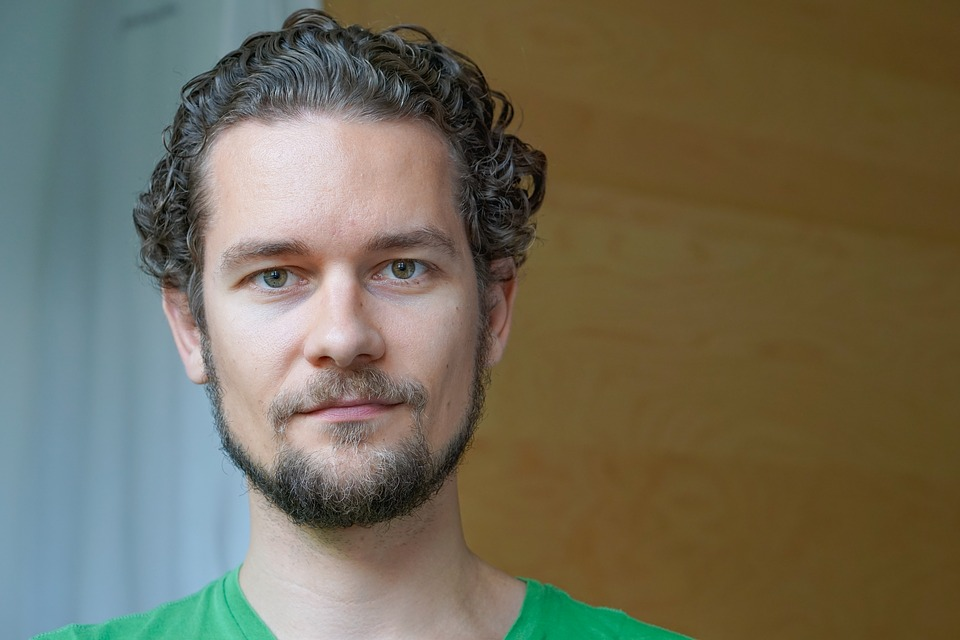
#> input picture opencv/예제s/chap11/images/face/05.jpg, 960 x 640 px, given in place of 01.jpg, which was not available
$ python 09.gender_classifier.py
#> lines starting #> are read from the running program, lines starting #| are printed output that depends on the picture; after the words box and inside, x2 and y2 are one past the last pixel; in counts of white or black regions, pixels touching at a corner belong together; pictures that were not available may be replaced by others from this repository, and a replacement may not be noted
### opencv/예제s/chap11/header/haar_utils.py
import numpy as np, cv2

def preprocessing(no):  # 검출 전처리
#> called with no = 1
    image = cv2.imread('images/face/%02d.jpg' %no, cv2.IMREAD_COLOR)
#> image is the input picture: shape (640, 960, 3); mean B, G, R 87, 106.7, 112.4
    if image is None: return None, None
    gray = cv2.cvtColor(image, cv2.COLOR_BGR2GRAY)  # 명암도 영상 변환
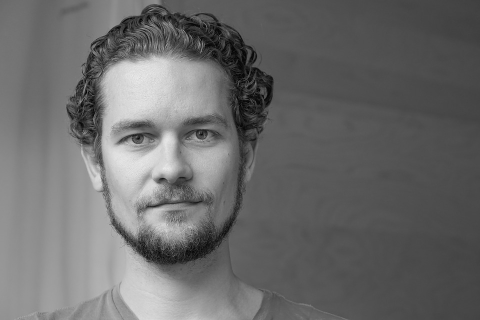
#> gray: shape (640, 960) (shown at 1/2 size); min 0, max 242, mean 106.2
    gray = cv2.equalizeHist(gray)  # 히스토그램 평활화
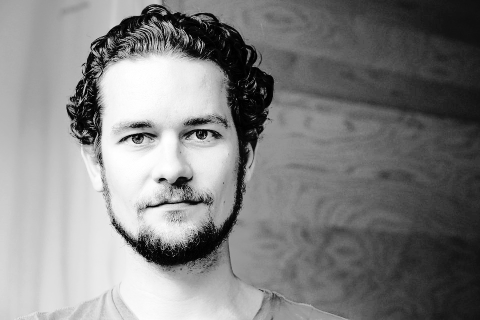
#> gray: shape (640, 960) (shown at 1/2 size); min 0, max 255, mean 128.9
    return image, gray

def correct_image(image, face_center, eye_centers):
    pt0, pt1 = eye_centers
    if pt0[0] > pt1[0]: pt0, pt1 = pt1, pt0         # 두 좌표 스왑

    dx, dy = np.subtract(pt1, pt0).astype(float)                   # 두 좌표간 차분 계산
    angle = cv2.fastAtan2(dy, dx)                   # 차분으로 기울기 계산
    rot_mat = cv2.getRotationMatrix2D(face_center, angle, 1)

    size = image.shape[1::-1]                  # 행태와 크기는 역순
    corr_image = cv2.warpAffine(image, rot_mat, size, cv2.INTER_CUBIC)

    eye_centers = np.expand_dims(eye_centers, axis=0)             # 차원 증가
    corr_centers = cv2.transform(eye_centers, rot_mat)
    corr_centers = np.squeeze(corr_centers, axis=0)              # 차원 감소

    return corr_image, corr_centers                 # 보정 결과 반환

def define_roi(pt, size):
    return np.ravel([pt, size]).astype(int)

def detect_object(center, face):
    w, h = face[2:4]
    center = np.array(center)
    gap1 = np.multiply((w,h), (0.45, 0.65))      # 평행이동 거리
    gap2 = np.multiply((w,h), (0.20, 0.1))

    pt1 = center - gap1        # 좌상단 평행이동 - 머리 시작좌표
    pt2 = center + gap1             # 우하단 평행이동 - 머리 종료좌표
    hair = define_roi(pt1, pt2-pt1)       # 머리 영역

    size = np.multiply(hair[2:4], (1, 0.4))
    hair1 = define_roi(pt1, size)             # 윗머리 영역
    hair2 = define_roi(pt2-size, size)             # 귀밑머리 영역

    lip_center = center + (0, h * 0.3)
    lip1 = lip_center - gap2    # 좌상단 평행이동
    lip2 = lip_center + gap2         # 우하단 평행이동
    lip = define_roi(lip1, lip2-lip1)

    return [hair1, hair2, lip, hair]

### opencv/예제s/chap11/header/haar_histogram.py
import numpy as np, cv2

def draw_ellipse(image, roi, ratio, color, thickness=cv2.FILLED):
    x, y, w, h = roi
    center = (x + w // 2, y + h // 2)                   # 타원 중심
    size = (int(w * ratio), int(h * ratio))             # 타원 크기
    cv2.ellipse(image, center, size, 0, 0, 360, color, thickness)
    return image

def make_masks(rois, correct_shape):                              # 영역별 마스크 생성
    base_mask = np.full(correct_shape, 255, np.uint8)
    hair_mask = draw_ellipse(base_mask, rois[3], 0.45, 0,  -1)
    lip_mask = draw_ellipse(np.copy(base_mask), rois[2], 0.45, 255)

    masks = [hair_mask, hair_mask, lip_mask, ~lip_mask]
    masks = [mask[y:y+h,x:x+w] for mask,(x,y, w,h) in zip(masks, rois)]

    # for i, mask in enumerate(masks):
    #     cv2.imshow('mask'+str(i), mask)
    # cv2.waitKey()

    return masks

def calc_histo(image, rois, masks):
    bsize = (64, 64,64)  # 히스토그램 계급 개수
    ranges = (0,256, 0,256, 0,256)                                 # 각 채널 빈도 범위

    subs = [image[y:y+h, x:x+w] for x, y, w, h in rois]
    hists = [cv2.calcHist([sub], [0,1,2], mask, bsize, ranges) for sub, mask in zip(subs, masks)]
    hists = [ h/np.sum(h) for h in hists]           # 정규화

    sim1 = cv2.compareHist(hists[2], hists[3], cv2.HISTCMP_CORREL)
    sim2 = cv2.compareHist(hists[0], hists[1], cv2.HISTCMP_CORREL)
    return  sim1, sim2

### opencv/예제s/chap11/header/haar_classify.py
import cv2
from haar_histogram import draw_ellipse
from Common.utils import put_string

def classify(image, sims, no):
    criteria = 0.25 if sims[0] > 0.2 else 0.1            # 얼굴-임술: 비슷하면(큰값) 남자
    value = sims[1] > criteria

    text = "Woman" if value else "Man"

    text = '%02dg: ' %no + text
    result = "유사도 [입술-얼굴: %4.3f 윗-귀밑머리: %4.3f]" % (sims)

    put_string(image, text, (10, 30), "")           # 영상 출력
    print(text + " - " + result)                    # 콘솔창 출력

def display(image, face_center, centers, sub):
    cv2.circle(image, face_center, 3, (0, 0, 255), 2)	    # 얼굴 중심점 표시
    cv2.circle(image, tuple(centers[0]), 10, (0, 255, 0), 2)	# 눈 표시
    cv2.circle(image, tuple(centers[1]), 10, (0, 255, 0), 2)
    draw_ellipse(image, sub[2], 0.35,(0, 0, 255),  2)	    # 얼굴 타원
    draw_ellipse(image, sub[3], 0.45,(255, 100, 0), 2)     # 입술 타원
    cv2.imshow("correct_image", image)

### opencv/예제s/chap11/09.gender_classifier.py
import cv2
from haar_utils import preprocessing,correct_image, detect_object
from haar_classify import classify, display
from haar_histogram import make_masks, calc_histo

face_cascade = cv2.CascadeClassifier("haarcascade_frontalface_alt2.xml")  # 정면 검출기
eye_cascade = cv2.CascadeClassifier("haarcascade_eye.xml")  # 눈 검출기

no, max_no, cnt = 0, 60, 1
while True:
    no = no + cnt
    image, gray = preprocessing(no)                             # 전처리 수행
    if image is None:
        print("%02d.jpg: 영상 파일 없음" % no)
        if no < 0 : no = max_no
        elif no >= max_no: no = 0
        continue

    faces = face_cascade.detectMultiScale(gray, 1.1, 2, 0, (100, 100))
#> faces = [[176, 138, 333, 333]]
    if faces.any():
        x, y, w, h = faces[0]
#> x = 176; y = 138; w = 333; h = 333
        face_image = image[y:y+h, x:x+w]  # 얼굴 영역 영상 가져오기
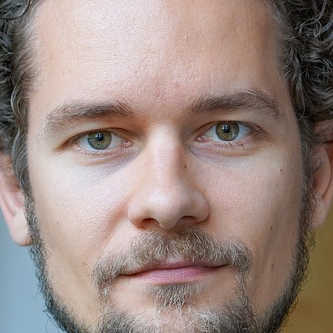
#> face_image: shape (333, 333, 3); mean B, G, R 129.2, 135.7, 153.6
        eyes = eye_cascade.detectMultiScale(face_image, 1.15, 7, 0, (25, 20))
#> eyes = [[186, 95, 74, 74], [54, 96, 84, 84]]

        if len(eyes) == 2:
            face_center = (x + w // 2, y + h // 2)
#> face_center = (342, 304)
            eye_centers = [(x + ex + ew // 2, y + ey + eh // 2) for ex, ey, ew, eh in eyes]
#> eye_centers = [(399, 270), (272, 276)]
            corr_image, corr_centers = correct_image(image, face_center, eye_centers)  # 기울기 보정
#> in correct_image, `pt0, pt1 = eye_centers`: pt0 = (399, 270); pt1 = (272, 276)
#> in correct_image, `if pt0[0] > pt1[0]: pt0, pt1 = pt1, pt0`: pt1 = (399, 270)
#> in correct_image, `dx, dy = np.subtract(pt1, pt0).astype(float)`: dx = 127; dy = -6
#> in correct_image, `angle = cv2.fastAtan2(dy, dx)`: angle = 357.3
#> in correct_image, `rot_mat = cv2.getRotationMatrix2D(face_center, angle, 1)`: rot_mat = [[0.999, -0.0472, 14.72], [0.0472, 0.999, -15.8]]
#> in correct_image, `corr_image = cv2.warpAffine(image, rot_mat, size, cv2.INTER_CUBIC)`:
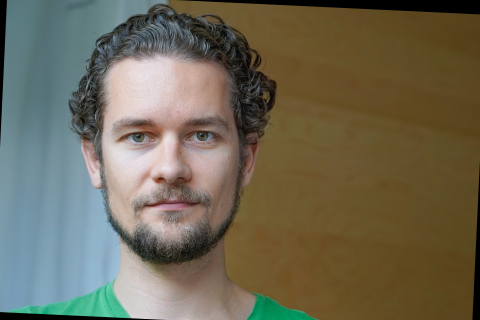
#> corr_image: shape (640, 960, 3) (shown at 1/2 size); mean B, G, R 84.9, 104, 110.1
#> in correct_image, `eye_centers = np.expand_dims(eye_centers, axis=0)`: eye_centers = [[399, 270], [272, 276]]
#> in correct_image, `corr_centers = cv2.transform(eye_centers, rot_mat)`: corr_centers = [[401, 273], [273, 273]]
#> corr_centers = [[401, 273], [273, 273]]

            sub_roi = detect_object(face_center, faces[0])      # 머리 및 입술영역 검출
#> in detect_object, `w, h = face[2:4]`: w = 333
#> in detect_object, `center = np.array(center)`: center = [342, 304]
#> in detect_object, `gap1 = np.multiply((w,h), (0.45, 0.65))`: gap1 = [149.8, 216.5]
#> in detect_object, `gap2 = np.multiply((w,h), (0.20, 0.1))`: gap2 = [66.6, 33.3]
#> in detect_object, `pt1 = center - gap1`: pt1 = [192.2, 87.55]
#> in detect_object, `pt2 = center + gap1`: pt2 = [491.9, 520.5]
#> in detect_object, `hair = define_roi(pt1, pt2-pt1)`: hair = [192, 87, 299, 432]
#> in detect_object, `size = np.multiply(hair[2:4], (1, 0.4))`: size = [299, 172.8]
#> in detect_object, `hair1 = define_roi(pt1, size)`: hair1 = [192, 87, 299, 172]
#> in detect_object, `hair2 = define_roi(pt2-size, size)`: hair2 = [192, 347, 299, 172]
#> in detect_object, `lip_center = center + (0, h * 0.3)`: lip_center = [342, 403.9]
#> in detect_object, `lip1 = lip_center - gap2`: lip1 = [275.4, 370.6]
#> in detect_object, `lip2 = lip_center + gap2`: lip2 = [408.6, 437.2]
#> in detect_object, `lip = define_roi(lip1, lip2-lip1)`: lip = [275, 370, 133, 66]
#> sub_roi = [[192, 87, 299, 172], [192, 347, 299, 172], [275, 370, 133, 66], [192, 87, 299, 432]]
            masks = make_masks(sub_roi, corr_image.shape[:2])      # 4개 마스크 생성
#> in draw_ellipse, `x, y, w, h = roi`: x = 192; y = 87; w = 299; h = 432
#> in draw_ellipse, `center = (x + w // 2, y + h // 2)`: center = (341, 303)
#> in draw_ellipse, `size = (int(w * ratio), int(h * ratio))`: size = (134, 194)
#> in draw_ellipse, `cv2.ellipse(image, center, size, 0, 0, 360, color, thickness)`:
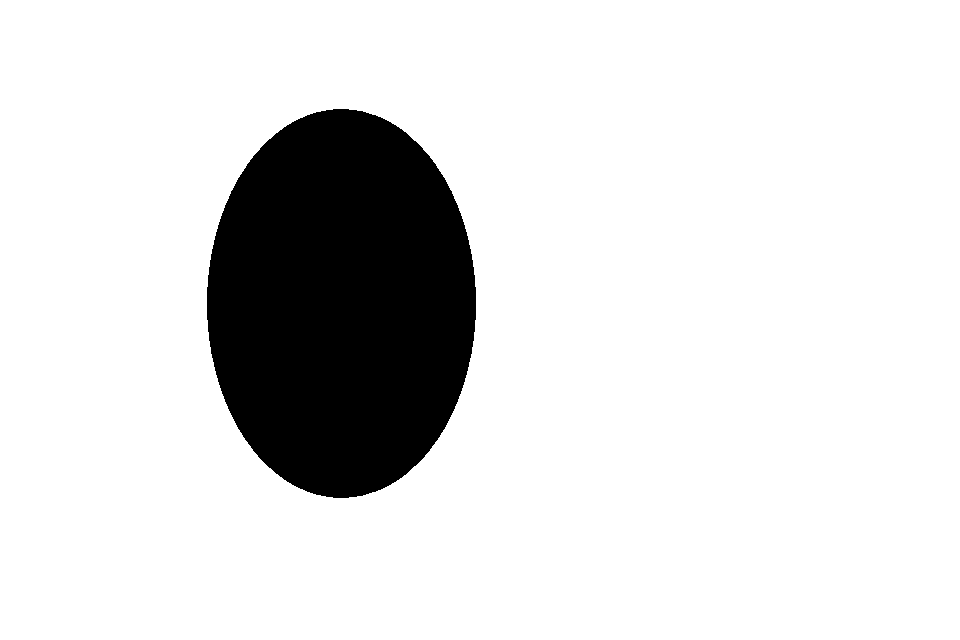
#> image: shape (640, 960); 86.6% white; 1 black region, box (x1, y1, x2, y2) and area: (207, 109, 476, 498) 82101
#> call 2 of draw_ellipse, with roi = array of shape (4,), ratio = 0.45, color = 255, thickness = -1
#> in draw_ellipse (call 2), `x, y, w, h = roi`: x = 275; y = 370; w = 133; h = 66
#> in draw_ellipse (call 2), `center = (x + w // 2, y + h // 2)`: center = (341, 403)
#> in draw_ellipse (call 2), `size = (int(w * ratio), int(h * ratio))`: size = (59, 29)
#> in draw_ellipse (call 2), `cv2.ellipse(image, center, size, 0, 0, 360, color, thickness)`:
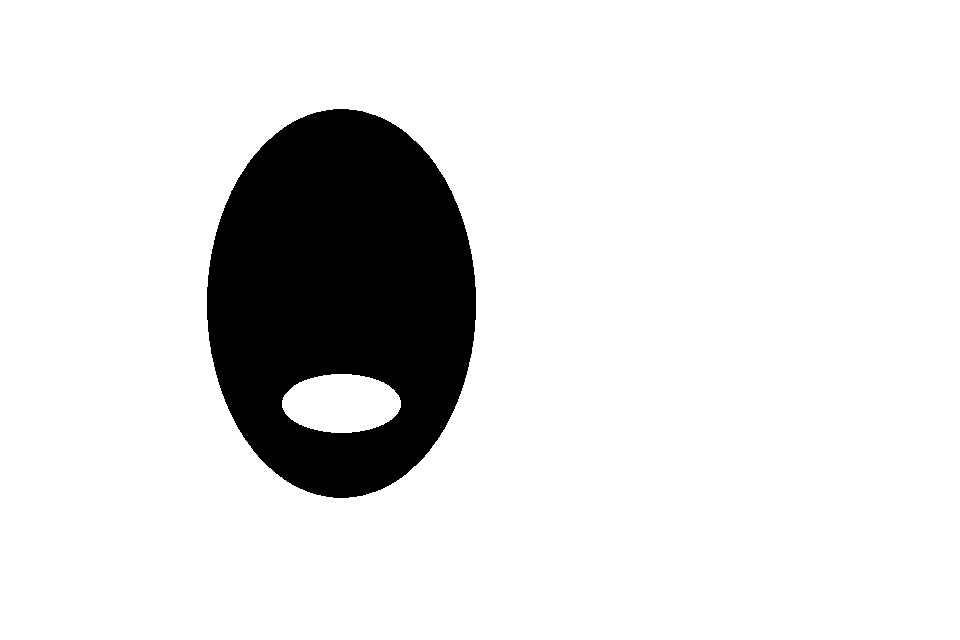
#> image: shape (640, 960); 87.5% white; 1 black region, box (x1, y1, x2, y2) and area: (207, 109, 476, 498) 76588
#> in make_masks, `masks = [mask[y:y+h,x:x+w] for mask,(x,y, w,h) in zip(masks, rois)]`: masks = 4 items
#> masks = 4 items
            sims = calc_histo(corr_image, sub_roi, masks)	    # 4개 히스토그램 생성
#> in calc_histo, `sim1 = cv2.compareHist(hists[2], hists[3], cv2.HISTCMP_CORREL)`: sim1 = 0.15
#> in calc_histo, `sim2 = cv2.compareHist(hists[0], hists[1], cv2.HISTCMP_CORREL)`: sim2 = 0.0917
#> sims = (0.15, 0.0917)

            classify(corr_image, sims, no)                        # 성별 분류 및 표시
#> in classify, `criteria = 0.25 if sims[0] > 0.2 else 0.1`: criteria = 0.1
#> in classify, `value = sims[1] > criteria`: value = False
#> in classify, `text = "Woman" if value else "Man"`: text = 'Man'
#> in classify, `text = '%02dg: ' %no + text`: text = '01g: Man'
#> in classify, `result = "유사도 [입술-얼굴: %4.3f 윗-귀밑머리: %4.3f]" % (sims)`: result = '유사도 [입술-얼굴: 0.150 윗-귀밑머리: 0.092]'
#| 01g: Man - 유사도 [입술-얼굴: 0.150 윗-귀밑머리: 0.092]
            display(corr_image, face_center, corr_centers, sub_roi) # 얼굴, 눈 표시
#> call 4 of draw_ellipse, with roi = array of shape (4,), ratio = 0.45, color = (255, 100, 0), thickness = 2
#> in draw_ellipse (call 4), `x, y, w, h = roi`: x = 192; y = 87; w = 299; h = 432
#> in draw_ellipse (call 4), `center = (x + w // 2, y + h // 2)`: center = (341, 303)
#> in draw_ellipse (call 4), `size = (int(w * ratio), int(h * ratio))`: size = (134, 194)
#> in draw_ellipse (call 4), `cv2.ellipse(image, center, size, 0, 0, 360, color, thickness)`:
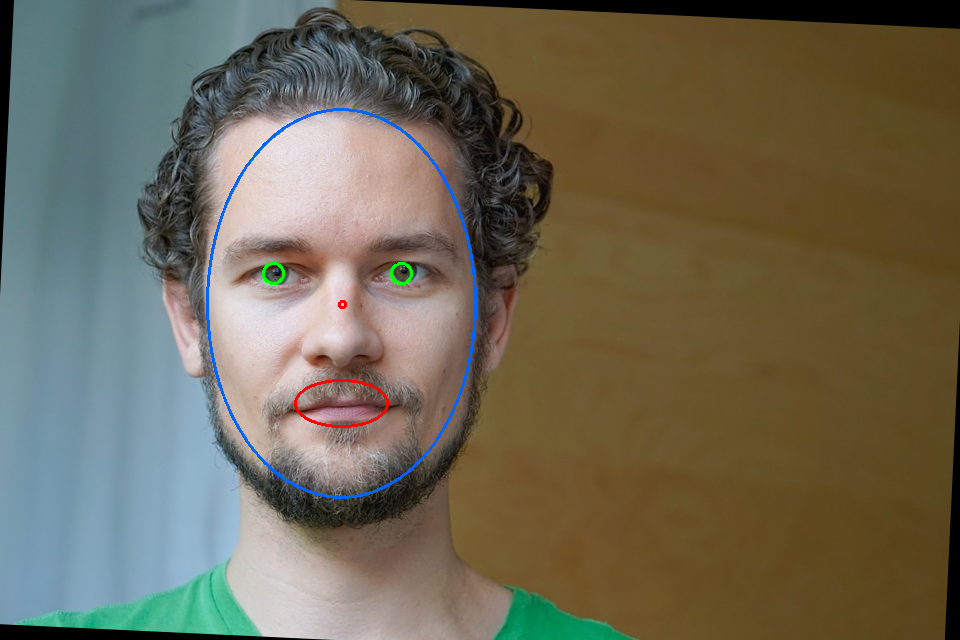
#> image: shape (640, 960, 3); mean B, G, R 85.4, 103.8, 109.4
        else: print("%02d.jpg: 눈 미검출" % no)
    else: print("%02d.jpg: 얼굴 미검출" % no)

    key = cv2.waitKeyEx(0)                          # 키 이벤트 대기
#> (key Esc is pressed here)
    if key == 2490368: cnt =  1                # 윗쪽 화살표 키이면 다음 영상
    elif key == 2621440: cnt = -1                  # 아래쪽 화살표 키이면 이전 영상
    elif key == 32 or key == 27: break              # 프로그램 종료 조건

$ run again, on opencv/예제s/chap11/images/face/18.jpg
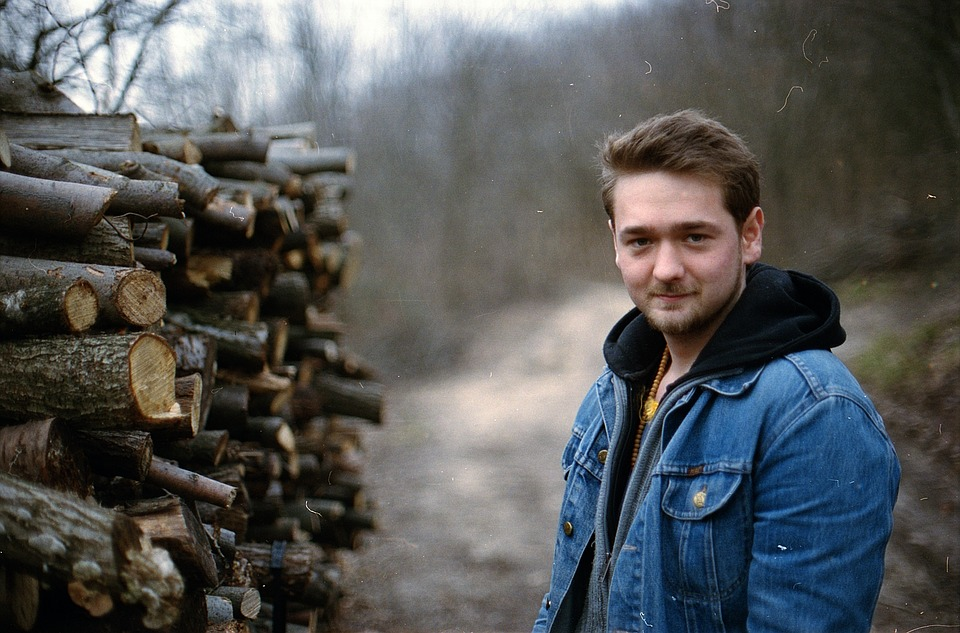
#> input picture opencv/예제s/chap11/images/face/18.jpg, 960 x 633 px, given in place of 01.jpg, which was not available
#> in preprocessing, image is the input picture: shape (633, 960, 3); mean B, G, R 86.7, 86.7, 85.2
#> faces = [[594, 183, 150, 150]]
#> `x, y, w, h = faces[0]`: x = 594; y = 183; w = 150
#> eyes = [[81, 35, 38, 38], [25, 37, 41, 41]]
#> face_center = (669, 258)
#> `eye_centers = [(x + ex + ew // 2, y + ey + eh // 2) for ex, ey, ew, eh..`: eye_centers = [(694, 237), (639, 240)]
#> in correct_image, `pt0, pt1 = eye_centers`: pt0 = (694, 237); pt1 = (639, 240)
#> in correct_image, `if pt0[0] > pt1[0]: pt0, pt1 = pt1, pt0`: pt1 = (694, 237)
#> dx = 55; dy = -3
#> angle = 356.9
#> rot_mat = [[0.999, -0.0545, 15.04], [0.0545, 0.999, -36.05]]
#> in correct_image, `eye_centers = np.expand_dims(eye_centers, axis=0)`: eye_centers = [[694, 237], [639, 240]]
#> in correct_image, `corr_centers = cv2.transform(eye_centers, rot_mat)`: corr_centers = [[695, 238], [640, 238]]
#> in detect_object, `w, h = face[2:4]`: w = 150
#> in detect_object, `center = np.array(center)`: center = [669, 258]
#> gap1 = [67.5, 97.5]
#> gap2 = [30, 15]
#> in detect_object, `pt1 = center - gap1`: pt1 = [601.5, 160.5]
#> pt2 = [736.5, 355.5]
#> hair = [601, 160, 135, 195]
#> in detect_object, `size = np.multiply(hair[2:4], (1, 0.4))`: size = [135, 78]
#> hair1 = [601, 160, 135, 78]
#> hair2 = [601, 277, 135, 78]
#> lip_center = [669, 303]
#> lip1 = [639, 288]
#> lip2 = [699, 318]
#> lip = [639, 288, 60, 30]
#> sub_roi = [[601, 160, 135, 78], [601, 277, 135, 78], [639, 288, 60, 30], [601, 160, 135, 195]]
#> in draw_ellipse, `x, y, w, h = roi`: x = 601; y = 160; w = 135; h = 195
#> in draw_ellipse, `center = (x + w // 2, y + h // 2)`: center = (668, 257)
#> in draw_ellipse, `size = (int(w * ratio), int(h * ratio))`: size = (60, 87)
#> in draw_ellipse, `cv2.ellipse(image, center, size, 0, 0, 360, color, thickness)`:
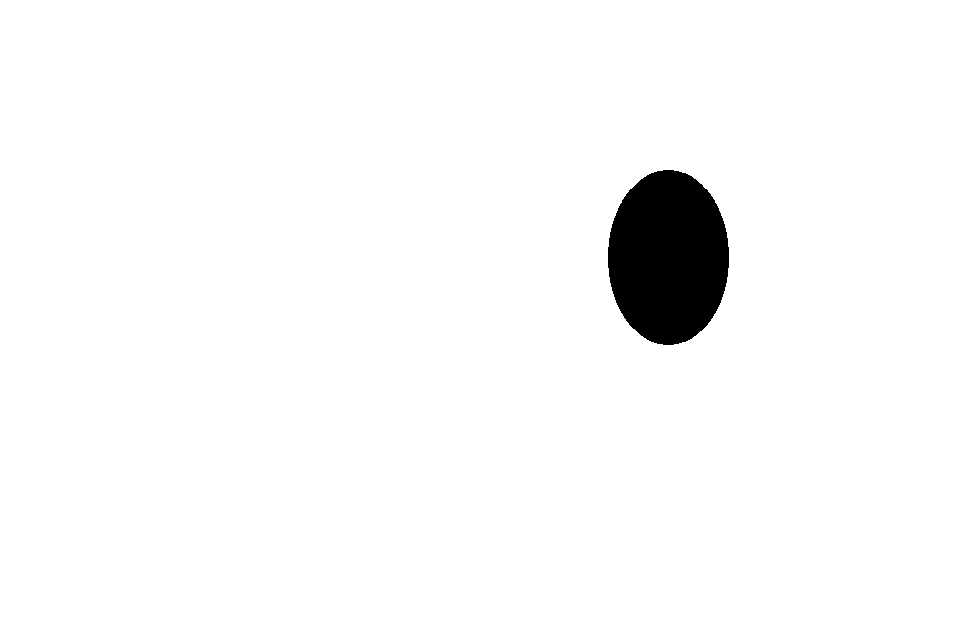
#> image: shape (633, 960); 97.3% white; 1 black region, box (x1, y1, x2, y2) and area: (608, 170, 729, 345) 16633
#> in make_masks, `masks = [mask[y:y+h,x:x+w] for mask,(x,y, w,h) in zip(masks, rois)]`: masks = 4 items
#> sim1 = 0.181
#> sim2 = 0.0408
#> sims = (0.181, 0.0408)
#> criteria = 0.1
#> value = False
#> in classify, `text = "Woman" if value else "Man"`: text = 'Man'
#> in classify, `text = '%02dg: ' %no + text`: text = '01g: Man'
#> result = '유사도 [입술-얼굴: 0.181 윗-귀밑머리: 0.041]'
#| 01g: Man - 유사도 [입술-얼굴: 0.181 윗-귀밑머리: 0.041]
#> in draw_ellipse (call 4), `x, y, w, h = roi`: x = 601; y = 160; w = 135; h = 195
#> in draw_ellipse (call 4), `center = (x + w // 2, y + h // 2)`: center = (668, 257)
#> in draw_ellipse (call 4), `size = (int(w * ratio), int(h * ratio))`: size = (60, 87)
#> in draw_ellipse (call 4), `cv2.ellipse(image, center, size, 0, 0, 360, color, thickness)`:
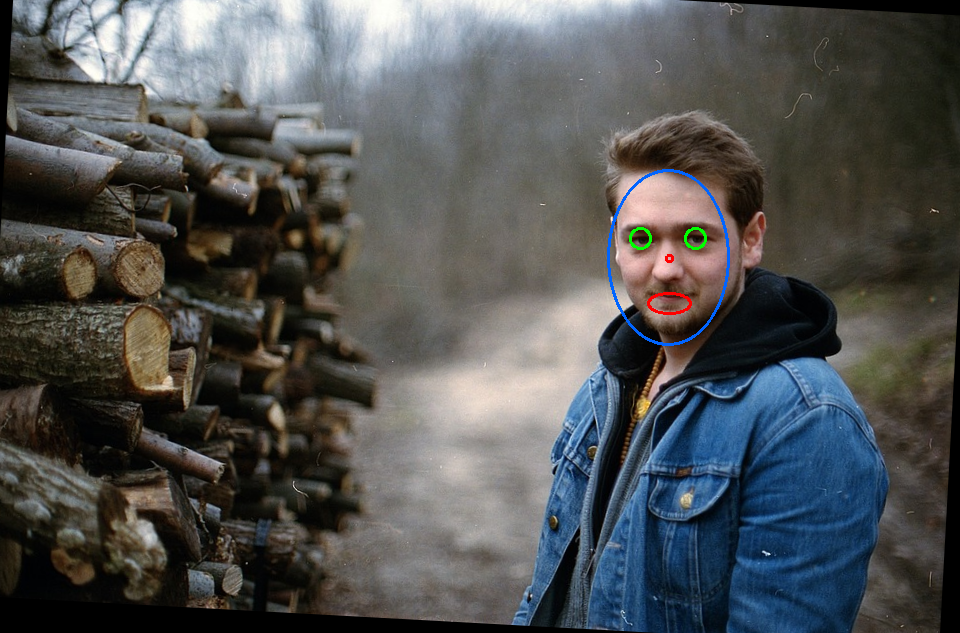
#> image: shape (633, 960, 3); mean B, G, R 82.5, 82.5, 80.7
